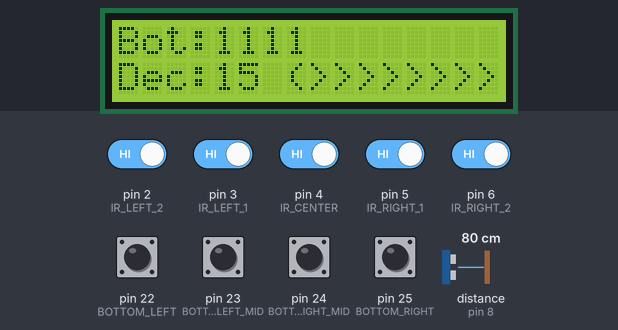
Simulated run of this sketch. Board: Arduino Mega 2560, built with avr-gcc and run on an emulated ATmega2560. Shown: 16×2 character LCD. Wiring (inferred from the names in the program): ultrasonic range finder: trigger pin 7; echo pin 8. Inputs (shaded band) come from the test bench; at power-on: pin 2 (IR_LEFT_2), pin 3 (IR_LEFT_1), pin 4 (IR_CENTER), pin 5 (IR_RIGHT_1), pin 6 (IR_RIGHT_2), pin 22 (BOTTOM_LEFT), pin 23 (BOTTOM_LEFT_MID), pin 24 (BOTTOM_RIGHT_MID), pin 25 (BOTTOM_RIGHT) HIGH, distance to the obstacle (sensor on pin 8) 80 cm. The echo pulse lasts 58.3 µs per cm; what the sketch prints to the serial monitor is not drawn.

Above: at 3.2 s.
3.3 s: pin 22 (BOTTOM_LEFT) pulled LOW for 0.15 s
At 3.48 s:
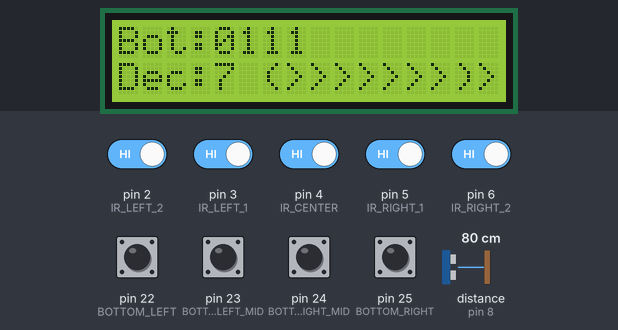
6.0 s: distance to the obstacle (sensor on pin 8) set to 2 cm
At 6.2 s:
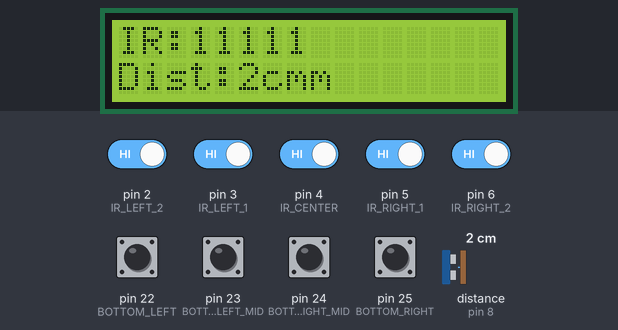
7.7 s: pin 23 (BOTTOM_LEFT_MID) pulled LOW for 0.15 s
At 7.86 s:
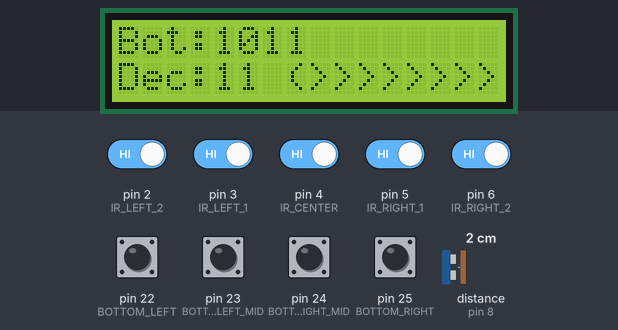
9.4 s: pin 24 (BOTTOM_RIGHT_MID) pulled LOW for 1 s
At 10.49 s:
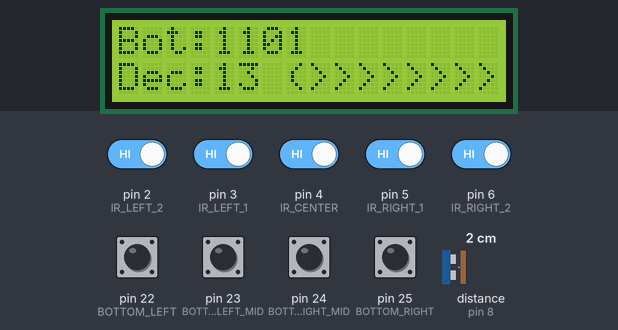
12.0 s: pin 25 (BOTTOM_RIGHT) pulled LOW for 0.15 s
At 12.22 s:
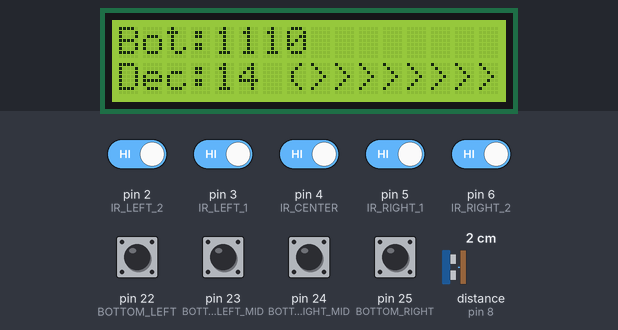
13.7 s: pin 22 (BOTTOM_LEFT) pulled LOW for 1 s
At 14.71 s:
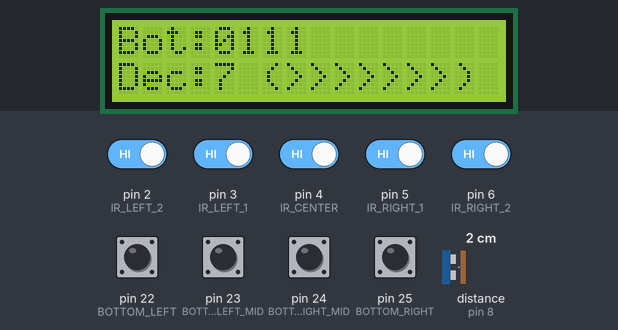
Timing chart, 0 to 16.7 s (numbered marks = the images above; inputs shaded):
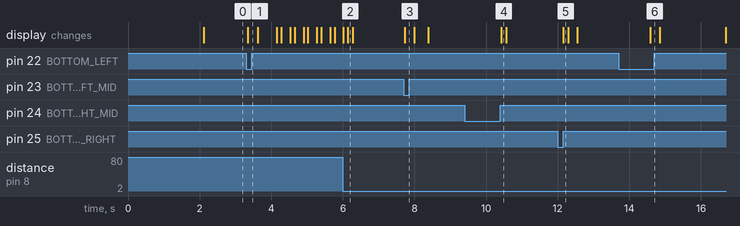

Measured:
- after the input at 3.3 s, the display: changes after 0.05 s (image 1)
- after the input at 6.0 s, the display: first differs from a run without the input after 0.13 s (image 2)
- after the input at 7.7 s, the display: changes at once (image 3)
- after the input at 9.4 s, the display: changes after 1.0 s (image 4)
- after the input at 12.0 s, the display: changes after 0.16 s (image 5)
- after the input at 13.7 s, the display: changes after 0.89 s (image 6)

The sketch:

lcd_test.ino
```cpp
// Simple I2C LCD Test Program
#include <Wire.h>
#include <LiquidCrystal_I2C.h>

// Initialize LCD (0x27 is the I2C address, 16x2 display)
LiquidCrystal_I2C lcd(0x27, 16, 2);

// Line Following IR Sensors (5 sensors)
const int IR_LEFT_2 = 2;    // Leftmost sensor
const int IR_LEFT_1 = 3;    // Left sensor
const int IR_CENTER = 4;    // Center sensor
const int IR_RIGHT_1 = 5;   // Right sensor
const int IR_RIGHT_2 = 6;   // Rightmost sensor

// Bottom IR Sensors (4 sensors)
const int BOTTOM_LEFT = 22;      // Bottom left (MSB)
const int BOTTOM_LEFT_MID = 23;  // Bottom left middle
const int BOTTOM_RIGHT_MID = 24; // Bottom right middle
const int BOTTOM_RIGHT = 25;     // Bottom right (LSB)

// HC-SR04 Ultrasonic Sensor Pins
const int TRIG_PIN = 7;
const int ECHO_PIN = 8;

// Variables for sensor readings
int left2, left1, center, right1, right2;
int bottomSensors[4];  // Array to store bottom sensor readings
int bottomDecimal;     // Decimal value of bottom sensors
long duration;
int distance;

// Display mode (0: Main sensors, 1: Bottom sensors)
int displayMode = 0;
unsigned long lastModeSwitch = 0;
const unsigned long MODE_SWITCH_INTERVAL = 2000; // Switch display every 2 seconds

void setup() {
  Serial.begin(9600);
  Wire.begin(); // Initialize I2C

  // Initialize LCD
  lcd.init();
  lcd.backlight();
  lcd.clear();
  lcd.print("Sensor Test");
  delay(2000);

  // Configure pins
  pinMode(IR_LEFT_2, INPUT_PULLUP);
  pinMode(IR_LEFT_1, INPUT_PULLUP);
  pinMode(IR_CENTER, INPUT_PULLUP);
  pinMode(IR_RIGHT_1, INPUT_PULLUP);
  pinMode(IR_RIGHT_2, INPUT_PULLUP);

  // Configure bottom sensors
  pinMode(BOTTOM_LEFT, INPUT_PULLUP);
  pinMode(BOTTOM_LEFT_MID, INPUT_PULLUP);
  pinMode(BOTTOM_RIGHT_MID, INPUT_PULLUP);
  pinMode(BOTTOM_RIGHT, INPUT_PULLUP);

  pinMode(TRIG_PIN, OUTPUT);
  pinMode(ECHO_PIN, INPUT);
}

void loop() {
  // Read all sensors
  readMainSensors();
  readBottomSensors();
  readUltrasonicSensor();

  // Switch display mode every 2 seconds
  if (millis() - lastModeSwitch >= MODE_SWITCH_INTERVAL) {
    displayMode = !displayMode;
    lastModeSwitch = millis();
    lcd.clear();
  }

  // Update display based on mode
  if (displayMode == 0) {
    displayMainSensors();
  } else {
    displayBottomSensors();
  }

  // Print to Serial for debugging
  printDebugInfo();

  delay(100); // Small delay for stability
}

void readMainSensors() {
  left2 = digitalRead(IR_LEFT_2);
  left1 = digitalRead(IR_LEFT_1);
  center = digitalRead(IR_CENTER);
  right1 = digitalRead(IR_RIGHT_1);
  right2 = digitalRead(IR_RIGHT_2);
}

void readBottomSensors() {
  // Read bottom sensors (MSB to LSB order)
  bottomSensors[0] = digitalRead(BOTTOM_LEFT);      // MSB
  bottomSensors[1] = digitalRead(BOTTOM_LEFT_MID);
  bottomSensors[2] = digitalRead(BOTTOM_RIGHT_MID);
  bottomSensors[3] = digitalRead(BOTTOM_RIGHT);     // LSB

  // Convert binary to decimal
  bottomDecimal = 0;
  for (int i = 0; i < 4; i++) {
    bottomDecimal = (bottomDecimal << 1) | bottomSensors[i];
  }
}

void readUltrasonicSensor() {
  digitalWrite(TRIG_PIN, LOW);
  delayMicroseconds(2);
  digitalWrite(TRIG_PIN, HIGH);
  delayMicroseconds(10);
  digitalWrite(TRIG_PIN, LOW);

  duration = pulseIn(ECHO_PIN, HIGH);
  distance = duration * 0.034 / 2;

  if (distance > 400 || distance < 2) {
    distance = -1;
  }
}

void displayMainSensors() {
  lcd.setCursor(0, 0);
  lcd.print("IR:");
  lcd.print(left2);
  lcd.print(left1);
  lcd.print(center);
  lcd.print(right1);
  lcd.print(right2);

  lcd.setCursor(0, 1);
  lcd.print("Dist:");
  lcd.print(distance);
  lcd.print("cm");
}

void displayBottomSensors() {
  lcd.setCursor(0, 0);
  lcd.print("Bot:");
  // Display binary
  for (int i = 0; i < 4; i++) {
    lcd.print(bottomSensors[i]);
  }

  lcd.setCursor(0, 1);
  lcd.print("Dec:");
  lcd.print(bottomDecimal);
  // Add arrow to show active bits
  lcd.print(" (");
  for (int i = 0; i < bottomDecimal; i++) {
    lcd.print(">");
  }
  lcd.print(")");
}

void printDebugInfo() {
  Serial.print("Main IR: ");
  Serial.print(left2);
  Serial.print(left1);
  Serial.print(center);
  Serial.print(right1);
  Serial.print(right2);

  Serial.print(" | Bottom IR: ");
  for (int i = 0; i < 4; i++) {
    Serial.print(bottomSensors[i]);
  }
  Serial.print(" (");
  Serial.print(bottomDecimal);
  Serial.print(")");

  Serial.print(" | Distance: ");
  Serial.print(distance);
  Serial.println("cm");
} 
```
